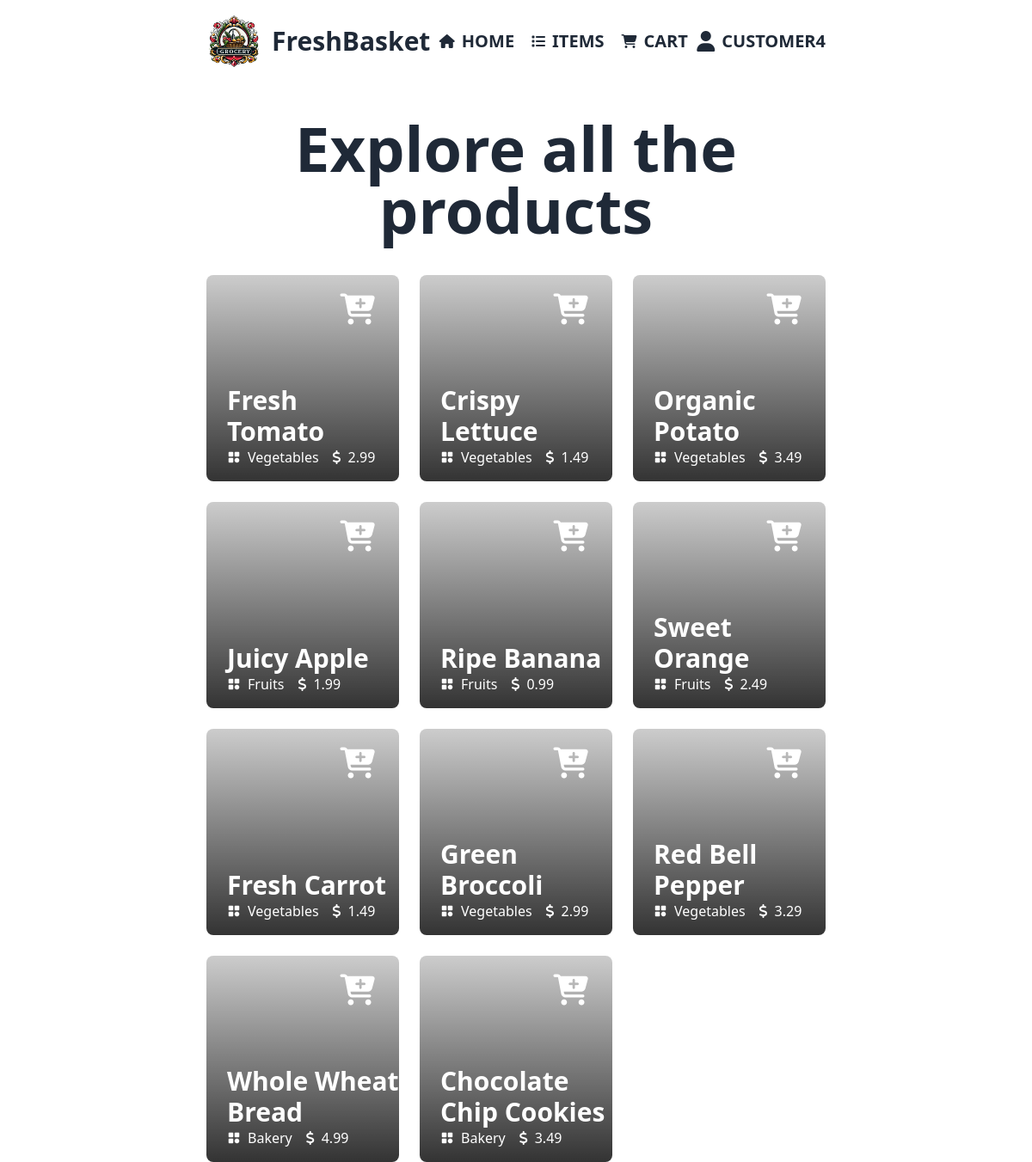
The page /src/allItems.php (signed in) on the database its author committed.
### tables this page shows
CREATE TABLE `products` (
  `productId` int(11) NOT NULL,
  `name` varchar(50) NOT NULL,
  `imgurl` varchar(60) DEFAULT NULL,
  `price` decimal(10,2) NOT NULL,
  `ammount` text DEFAULT NULL,
  `publishdate` date NOT NULL,
  `selleremail` varchar(60) DEFAULT NULL,
  `cartcount` int(11) DEFAULT NULL,
  `category` varchar(50) NOT NULL,
  `status` varchar(20) DEFAULT NULL
);

### src/allItems.php (the view, shortened to what this page needs)
<!DOCTYPE html>
<html data-theme="light" lang="en" style="scroll-behavior: smooth;">
<head>
    <link href="https://cdn.jsdelivr.net/npm/daisyui@4.7.3/dist/full.min.css" rel="stylesheet" type="text/css" />
    <script src="https://cdn.tailwindcss.com"></script>
</head>
<body>
    <header>
      <nav class="h-24 px-60 flex justify-between items-center">
        <div class="flex items-center">
          <img class="h-16 w-16" src="../ICON/logo.png" alt="">
          <h1 class="text-3xl font-bold ml-3">FreshBasket</h1>
        </div>
        <div class="flex items-center">
          <div class="flex items-center hover:text-redSecondary">
            <i class="fa-solid fa-house fa-rotate-by mr-2"></i>
            <a href="customerHome.php" class="text-xl font-semibold uppercase">Home</a>
          </div>
          <div class="flex items-center ml-5 hover:text-redSecondary">
            <i class="fa-solid fa-list mr-2"></i>
            <a href="allItems.php" class="text-xl font-semibold uppercase">Items</a>
          </div>
          <?php
            if(isset($_COOKIE['role'])) {
                $role = $_COOKIE['role'];
                if($role == 'customer') {
                    echo
                    "<div class='flex items-center ml-5 hover:text-redSecondary'>
                      <i class='fa-solid fa-shopping-cart mr-2'></i>
                      <a href='Cart.php' class='text-xl font-semibold uppercase'>Cart</a>
                    </div>";
                } else if ($role == 'seller'){
                    echo
                    "<div class='flex items-center ml-5 hover:text-redSecondary'>
                      <i class='fa-solid fa-list-check mr-2'></i>
                      <a href='addProducts.php' class='text-xl font-semibold uppercase'>Add items</a>
                    </div>";
                } else {
                  header("Location: login.php");
                }
            }
           ?>
        </div>
        <div>
          <?php
            if(isset($_COOKIE['username'])) {
                $username = $_COOKIE['username'];
                echo
                "<div class='flex items-center'>
                  <i class='fa-solid fa-user mr-2 text-2xl'></i>
                  <h1 class='text-xl font-semibold uppercase'>$username</h1>
                 </div>";
            } else {
                echo "No username cookie set";
            }
            ?>
        </div>
      </nav>
    </header>
    <main>
        <section class="px-[15rem]">
            <h1 class="text-center text-7xl font-extrabold my-10">
                Explore all the products
            </h1>
            <div class="grid grid-cols-3 gap-6">
              <?php
                require('DBconnect.php');
                $query = "SELECT * FROM products";
                $result = mysqli_query($conn, $query);
                if (mysqli_num_rows($result) > 0) {
                  while ($row = mysqli_fetch_assoc($result)) {
                    $productName = $row['name'];
                    $productPrice = $row['price'];
                    $productImage = $row['imgurl'];
                    $productcategory = $row['category'];
                ?>
                <div class='w-full h-60 rounded-lg relative' style='background-image: linear-gradient(to top,rgba(0, 0, 0, 0.8), rgba(0, 0, 0, 0.2)),url(<?php echo $productImage?>); background-size: cover; background-repeat: no-repeat;'>
                  <div class='absolute top-4 right-6'>
                    <div class="dropdown dropdown-end">
                      <div tabindex="0" role="button" class="m-1"><i class='fa-solid fa-cart-plus text-4xl text-white hover:text-[#FFBF00] hover pointer'></i></div>
                    </div>
                  </div>
                  <div class='flex flex-col justify-start absolute bottom-4 left-6'>
                    <h1 class='text-3xl font-bold text-white'><?php echo $productName?></h1>
                    <div class='flex flex-row items-center'>
                      <p class='text-white mr-4 flex items-center gap-2'><img class='w-4 h-4' src='../ICON/categories.png'><?php echo $productcategory ?></p>
                      <p class='text-white flex items-center gap-2'><i class='fa-solid fa-dollar-sign'></i><?php echo $productPrice ?></p>
                    </div>
                  </div>
                </div>
                <?php
                  }
                } else {
                  echo "Oops.....No products found.";
                }
                ?>
            </div>
        </section>
    </main>
</body>
</html>

### rows shown on the page
products: name "Fresh Tomato", category "Vegetables", price "2.99"
products: name "Crispy Lettuce", category "Vegetables", price "1.49"
products: name "Organic Potato", category "Vegetables", price "3.49"
products: name "Juicy Apple", category "Fruits", price "1.99"
products: name "Ripe Banana", category "Fruits", price "0.99"
products: name "Sweet Orange", category "Fruits", price "2.49"
products: name "Fresh Carrot", category "Vegetables", price "1.49"
products: name "Green Broccoli", category "Vegetables", price "2.99"
products: name "Red Bell Pepper", category "Vegetables", price "3.29"
products: name "Whole Wheat Bread", category "Bakery", price "4.99"
products: name "Chocolate Chip Cookies", category "Bakery", price "3.49"

### other values the page prints
$username "CUSTOMER4"
